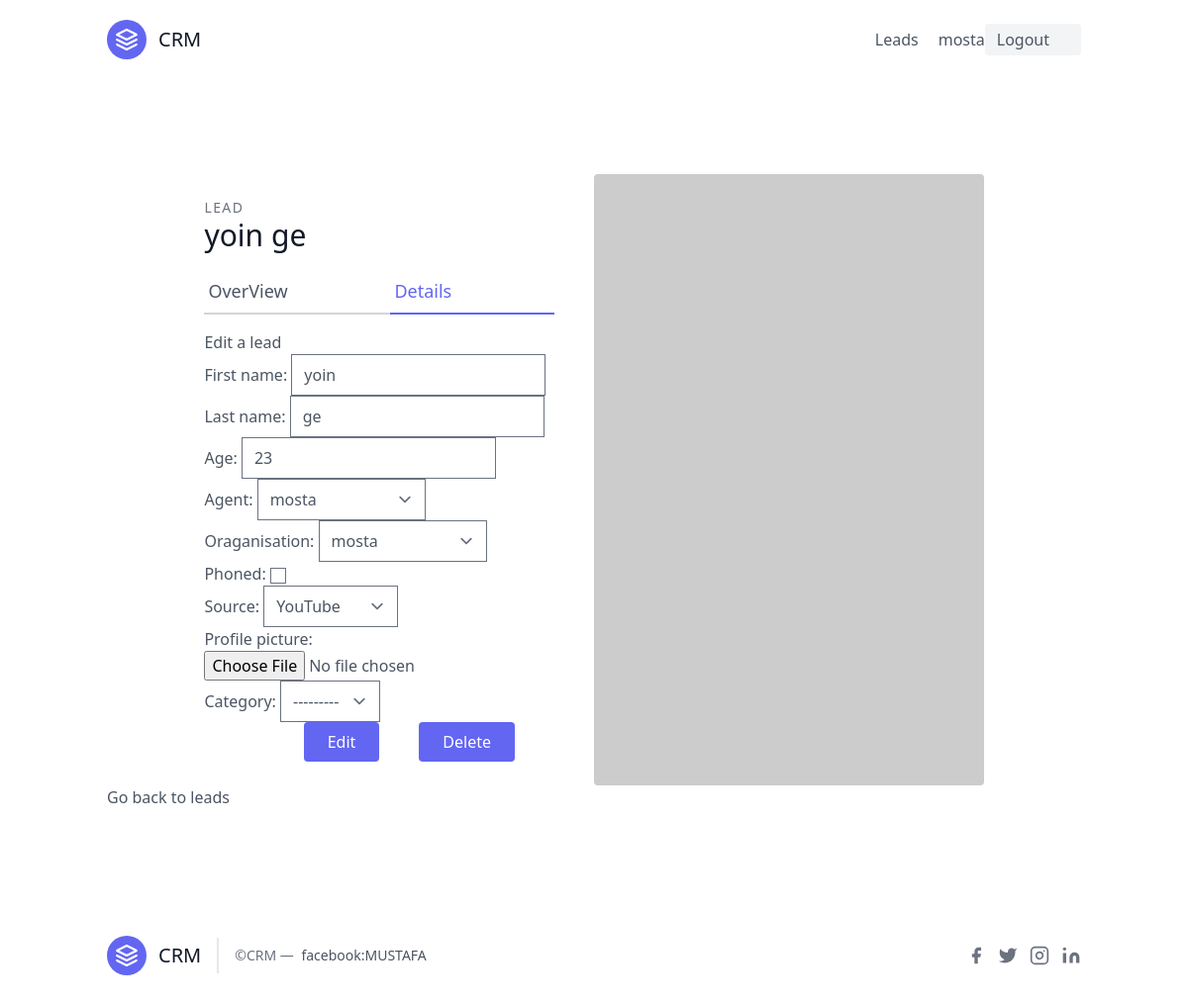
Before: /leads/3/edit (signed in) with the older database file.
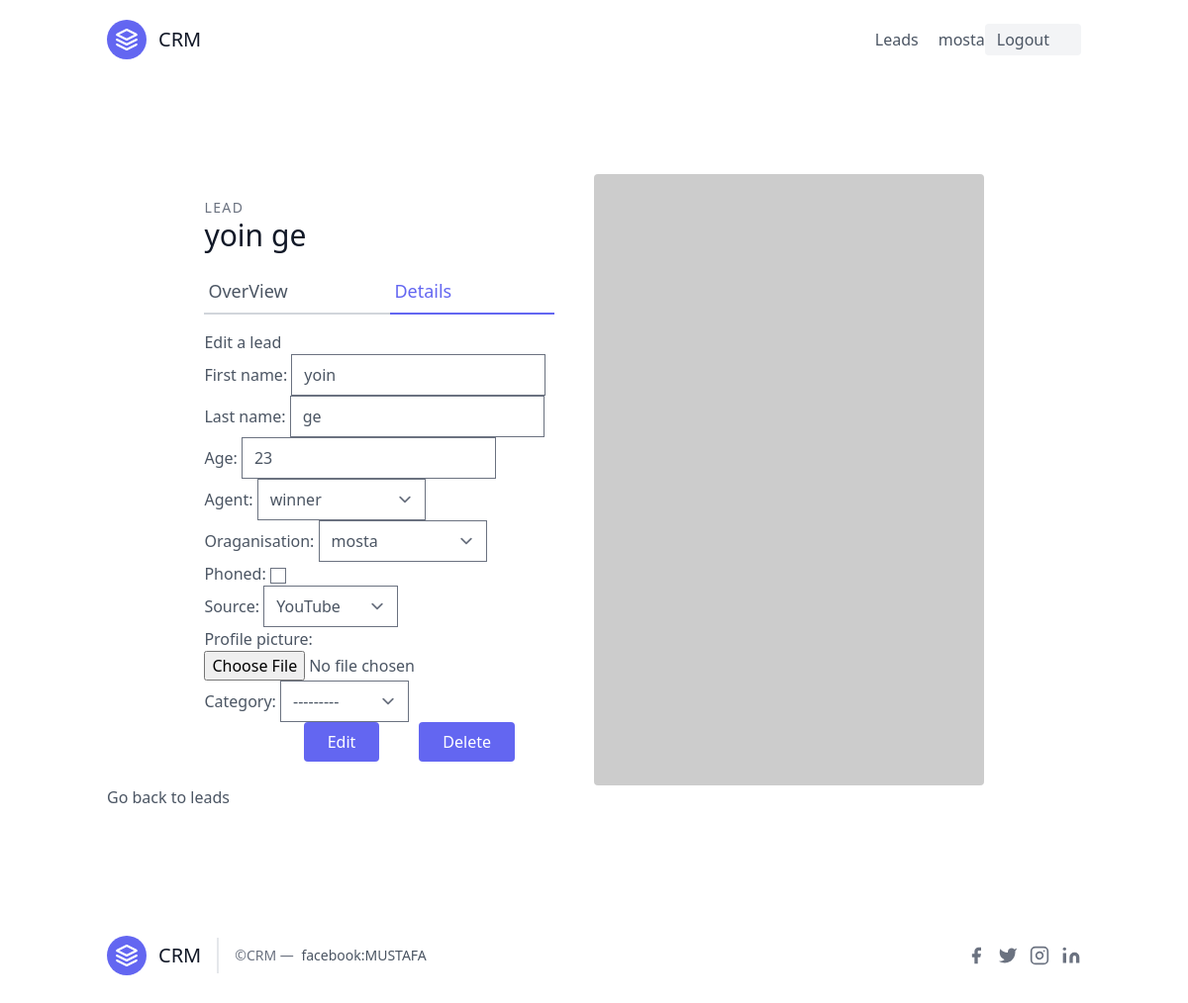
After: the same page with the newer database file.
### leads/models.py (models this page shows, shortened)
class Lead(models.Model):
    source_choices =(
        ('YouTube','YouTube'),
        ('Google', 'Google'),
        ('Newsletter', 'Newsletter'),
    )
    first_name = models.CharField(max_length=20)
    last_name = models.CharField(max_length=20)
    age = models.IntegerField(default=0)
    data_added=models.DateTimeField(auto_now_add=True)
    agent = models.ForeignKey("Agent",null=True,blank=True,on_delete=models.SET_NULL)
    oraganisation = models.ForeignKey(UserProfile,on_delete=models.CASCADE)
    phoned = models.BooleanField(default =False)
    source = models.CharField(choices=source_choices ,max_length=100)
    profile_picture=models.ImageField(upload_to='profile_pics',blank=True ,null=True)
    special_files = models.FileField(blank=True ,null=True)
    category = models.ForeignKey("Category",related_name="leads" , null=True,blank = True,on_delete=models.SET_NULL)

### leads/views.py (the view, shortened to what this page needs)
# urls.py: path("<int:pk>/edit",LeadUpdateView.as_view(), name="lead_update"),
class LeadUpdateView(OrgansisorAndLoginRequiredMixin,UpdateView):
    template_name='lead_update.html'
    form_class=LeadForm
    context_object_name='leads'
    def get_queryset(self) :
        user=self.request.user
        return Lead.objects.filter(oraganisation=user.userprofile)

### leads/forms.py
class LeadForm(forms.ModelForm):
    class Meta:
        model =Lead
        fields ='__all__'
        exclude=['special_files','data_added']

### agents/mixins.py (called while the page is built)
    def dispatch(self, request, *args, **kwargs):
        if not request.user.is_authenticated or not request.user.is_oraganisor:
            return redirect("leads:lead")
        return super().dispatch(request, *args, **kwargs)

### leads/models.py (called while the page is built)
    def __str__(self) :
        return self.user.username

    def __str__(self)  :
        return  self.user.username

    def __str__(self):
        return self.name

### leads/templates/lead_update.html (shortened to what this page needs)
{% extends "base.html" %}
{% load django_bootstrap5 %}
 {% block content %}
  <section class="text-gray-600 body-font overflow-hidden">
  <div class="container px-5 py-24 mx-auto">
    <div class="lg:w-4/5 mx-auto flex flex-wrap">
      <div class="lg:w-1/2 w-full lg:pr-10 lg:py-6 mb-6 lg:mb-0">
        <h2 class="text-sm title-font text-gray-500 tracking-widest">LEAD</h2>
        <h1 class="text-gray-900 text-3xl title-font font-medium mb-4">{{leads.first_name}}  {{leads.last_name}}</h1>
        <div class="flex mb-4">
          <a  href='{% url 'leads:lead_detail' leads.pk %}' class="flex-grow border-b-2 border-gray-300 py-2 text-lg px-1"> OverView </a>
          <a href= '{% url 'leads:lead_update' leads.pk %}'class="flex-grow text-indigo-500 border-b-2 border-indigo-500 py-2 text-lg px-1"> Details</a>
        </div>
      <div class="container">
          <h1> Edit  a lead </h1>
        <form method="post">
            {{ form.as_p }}
          <div class="flex justify-end">
         <button class="flex mr-10 text-white bg-indigo-500 border-0 py-2 px-6 focus:outline-none hover:bg-indigo-600 rounded" type="submit" class="btn btn-primary">
              Edit
               </button>
          <a class="flex mr-10 text-white bg-indigo-500 border-0 py-2 px-6 focus:outline-none hover:bg-indigo-600 rounded" href='{% url 'leads:lead_delete' leads.pk %}'> Delete </a>
              </div>
        </form>
    </div>
      </div>
      <img alt="ecommerce" class="lg:w-1/2 w-full lg:h-auto h-64 object-cover object-center rounded" src="https://dummyimage.com/400x400">
    </div>
    <a href= '{% url 'leads:lead' %}'>Go back to leads </a>
  </div>
</section>
    <body>
    </body>
 {% endblock content %}

Changed rows visible on the page:
changed Lead "yoin": agent "mosta" → "winner"
